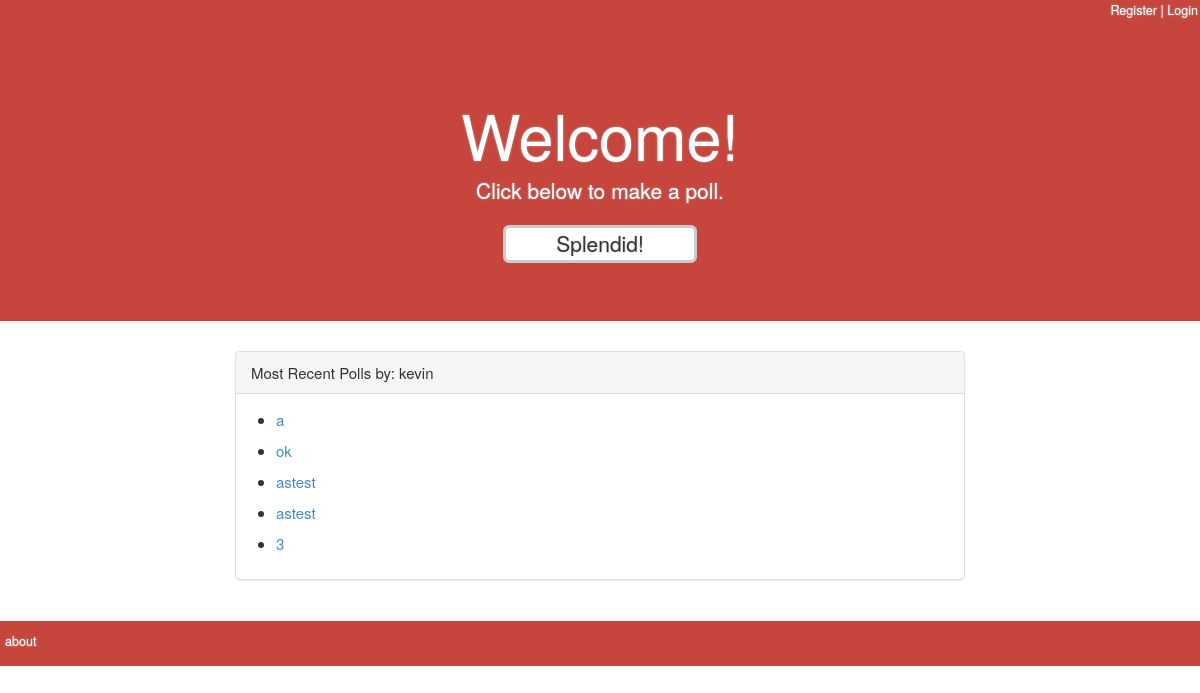
The app's page /polls/user/kevin/, older data.
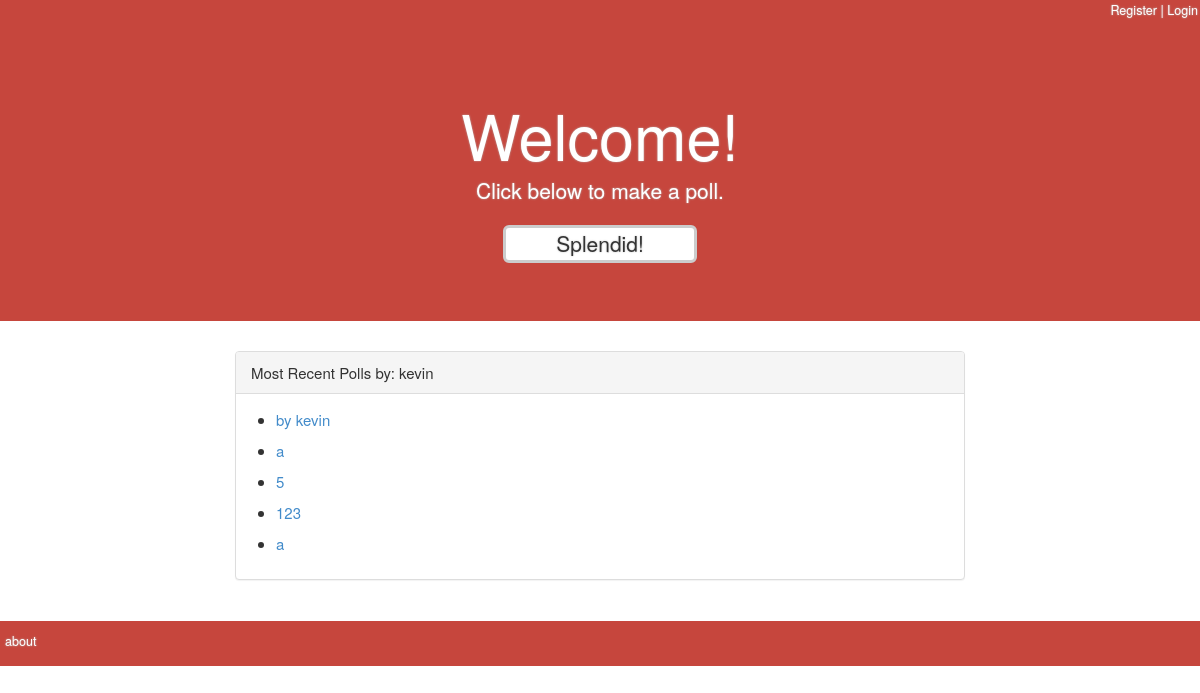
The same page, newer data.
### polls/models.py (models this page shows, shortened)
class Poll(models.Model):
    question = models.CharField(max_length=200)
    pub_date = models.DateTimeField('date published', default=timezone.now())
    user = models.ForeignKey(User, null=True, blank=True)
    def was_published_recently(self):
        now = timezone.now()
        return now - datetime.timedelta(days=1) <= self.pub_date < now
    was_published_recently.admin_order_field = 'pub_date'
    was_published_recently.boolean = True
    was_published_recently.short_description = 'Published recently?'

### polls/views.py (the view)
# urls.py: url(r'^user/(?P<user>\w+)/$', views.UserView, name="view_user"),
def UserView(request, user):
    context = RequestContext(request)
    context_dict = {'user': user}
    user_polls_list = Poll.objects.filter(user__username = user).order_by('-pub_date')[:5]
    context_dict['polls'] = user_polls_list
    return render_to_response('polls/user.html', context_dict, context)

### polls/templates/polls/user.html
{% extends 'polls/base.html' %}
{% block body_block %}
    <div class="row">
        <div class="panel panel-default">
                <div class="panel-heading">Most Recent Polls by: {{ user }}</div>
                <div class="panel-body">
                    <div class="row">
                          {% if polls %}
                            {% for poll in polls %}
                              <ul>
                                <li><a href="{% url 'polls:detail' poll.id %}"> {{ poll.question }}</a></li>
                              </ul>
                            {% endfor %}
                            {% else %}
                              <p>No polls are available for this user.</p>
                          {% endif %}
                    </div>
                </div>
        </div>
    </div>
{% endblock %}

Row changes from the older to the newer data that the page shows:
no longer on this page (row unchanged): Poll: question "ok"
no longer on this page (row unchanged): Poll: question "astest"
no longer on this page (row unchanged): Poll: question "astest"
no longer on this page (row unchanged): Poll: question "3"
added Poll: question "by kevin"
added Poll: question "a"
added Poll: question "5"
added Poll: question "123"
